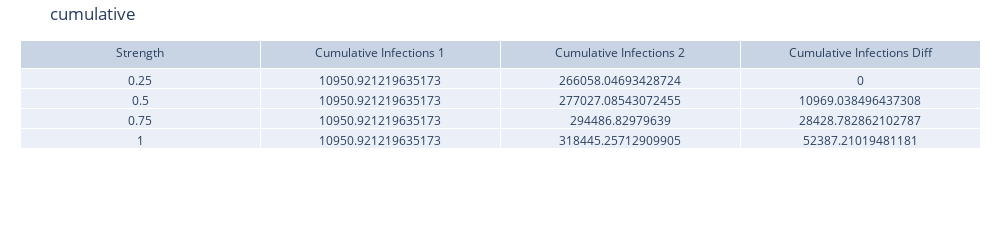
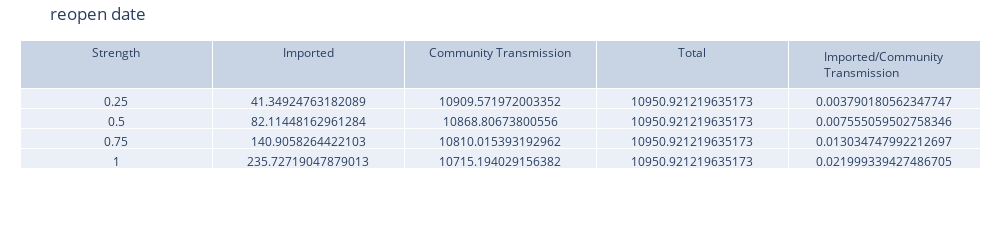
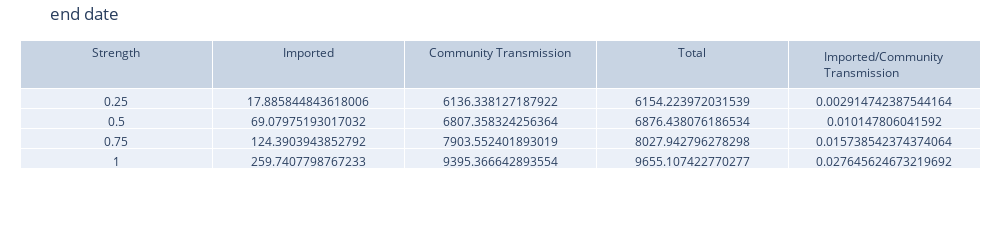

Source (notebook cell) for these figures, in order:
### Code cell
ReopenSimulation('Canada', 'US', start_date, np.datetime64("2020-09-01")).fit_and_run(R0_range, reopen_date)

### Figure 1 — Plotly figure (JSON) as saved in the notebook; plotly's stock layout.template omitted (floating-point values rounded to 4 significant figures)
{"data": [{"cells": {"values": [[0.25, 0.5, 0.75, 1], [10950.0, 10950.0, 10950.0, 10950.0], [266100.0, 277000.0, 294500.0, 318400.0], [0, 10970.0, 28430.0, 52390.0]]}, "header": {"values": ["Strength", "Cumulative Infections 1", "Cumulative Infections 2", "Cumulative Infections Diff"]}, "type": "table"}], "layout": {"autosize": false, "height": 200, "margin": {"b": 20, "l": 20, "r": 20, "t": 40}, "title": {"text": "cumulative"}, "width": 1000}}

### Figure 2 — Plotly figure (JSON) as saved in the notebook; plotly's stock layout.template omitted (floating-point values rounded to 4 significant figures)
{"data": [{"cells": {"values": [[0.25, 0.5, 0.75, 1], [41.35, 82.11, 140.9, 235.7], [10910.0, 10870.0, 10810.0, 10720.0], [10950.0, 10950.0, 10950.0, 10950.0], [0.00379, 0.007555, 0.01303, 0.022]]}, "header": {"values": ["Strength", "Imported", "Community Transmission", "Total", "Imported/Community Transmission"]}, "type": "table"}], "layout": {"autosize": false, "height": 200, "margin": {"b": 20, "l": 20, "r": 20, "t": 40}, "title": {"text": "reopen date"}, "width": 1000}}

### Figure 3 — Plotly figure (JSON) as saved in the notebook; plotly's stock layout.template omitted (floating-point values rounded to 4 significant figures)
{"data": [{"cells": {"values": [[0.25, 0.5, 0.75, 1], [17.89, 69.08, 124.4, 259.7], [6136.0, 6807.0, 7904.0, 9395.0], [6154.0, 6876.0, 8028.0, 9655.0], [0.002915, 0.01015, 0.01574, 0.02765]]}, "header": {"values": ["Strength", "Imported", "Community Transmission", "Total", "Imported/Community Transmission"]}, "type": "table"}], "layout": {"autosize": false, "height": 200, "margin": {"b": 20, "l": 20, "r": 20, "t": 40}, "title": {"text": "end date"}, "width": 1000}}
